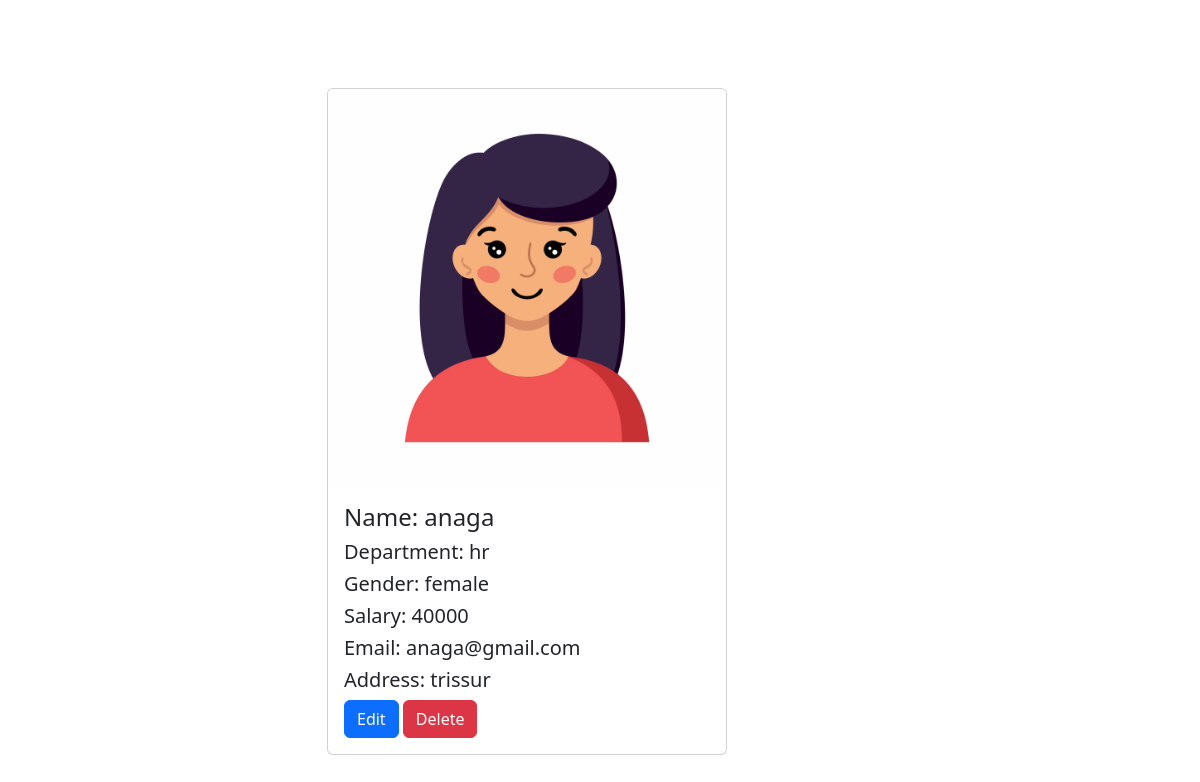
/employee/4/, run on an earlier commit of the app's database.
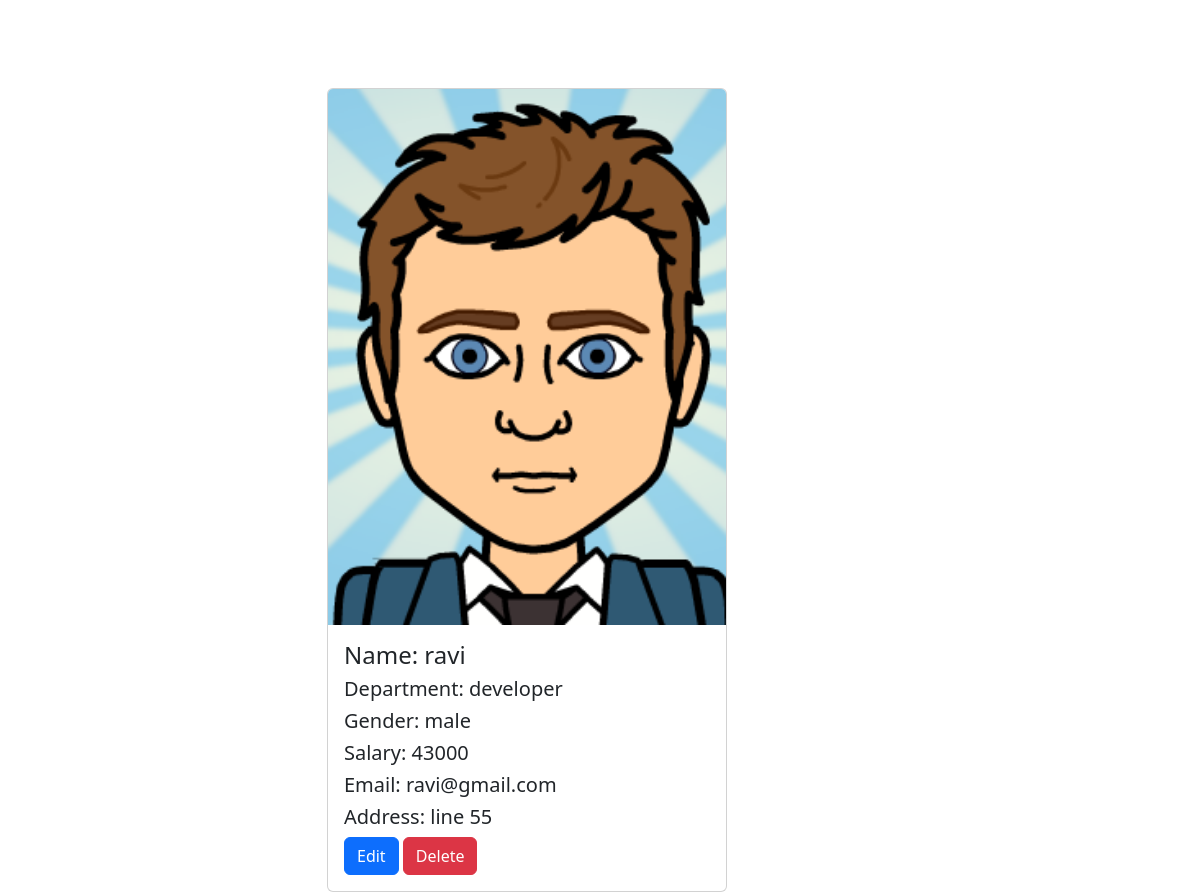
And on a later commit of the database.
### crm/models.py (models this page shows, shortened)
class Employee(models.Model):
    name=models.CharField(max_length=200)
    department=models.CharField(max_length=200)
    options=(
        ("male","male"),
        ("female","female")
    )
    gender=models.CharField(max_length=200,choices=options)
    salary=models.PositiveIntegerField()
    email=models.EmailField(null=True)
    profile_pic=models.ImageField(upload_to="images",null=True,blank=True)
    address=models.CharField(max_length=200)

### crm/views.py (the view)
# urls.py: path('<int:pk>/',views.EmployeeDetailView.as_view(),name='emp-detail'),
class EmployeeDetailView(View):
    def get(self,request,*args, **kwargs):
        id=kwargs.get("pk")
        qs=Employee.objects.get(id=id)
        return render(request,'emp-detail.html',{"employee":qs})

### crm/templates/emp-detail.html
{% extends 'base.html' %}
{% block content %}
<div class="container">
    <div class="row">
        <h1 class="text-center text-white mt-4 mb-3">Employee Add page</h1>
        <div class="col-3"></div>
        <div class="col-6">
            <div class="card" style="width: 25rem;">
               {% if employee.profile_pic  %}
               <img src="{{employee.profile_pic.url}}" class="card-img-top" alt="..." style="width: 100%;">
               {% endif %}
                <div class="card-body">
                  <h4 class="card-title">Name: {{employee.name}}</h4>
                  <h5 class="card-text">Department: {{employee.department}}</h5>
                  <h5 class="card-text">Gender: {{employee.gender}}</h5>
                  <h5 class="card-text">Salary: {{employee.salary}}</h5>
                  <h5 class="card-text">Email: {{employee.email}}</h5>
                  <h5 class="card-text">Address: {{employee.address}}</h5>
                  <a class="btn btn-primary" href="{%url 'emp-edit' employee.id%}">Edit</a>
                  <a class="btn btn-danger" href="{%url 'emp-delete' employee.id%}">Delete</a>
                </div>
              </div>
        </div>
        <div class="col-3"></div>
    </div>
</div>
{% endblock content %}

### crm/templates/base.html (shortened to what this page needs)
<!DOCTYPE html>
<html lang="en">
<head>
    <link href="https://cdn.jsdelivr.net/npm/bootstrap@5.3.0-alpha1/dist/css/bootstrap.min.css" rel="stylesheet">
</head>
<body>
    {% load static %}
    {% block content %}
    {% endblock content %}
</body>
</html>

What changed in the data, as far as the page shows it:
changed Employee: profile_pic: a different picture; name "anaga" → "ravi"; department "hr" → "developer"; gender "female" → "male"; salary "40000" → "43000"; email "anaga@gmail.com" → "ravi@gmail.com"; address "trissur" → "line 55"
